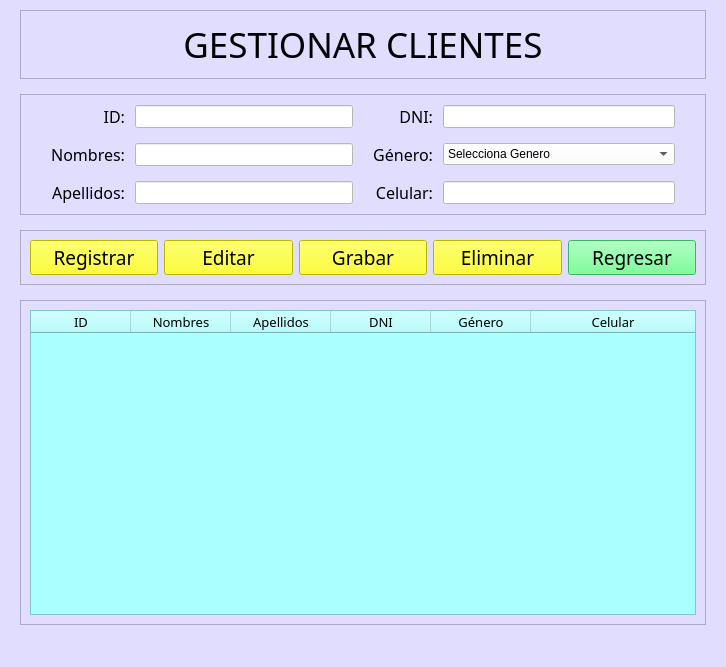
<?xml version="1.0" encoding="UTF-8"?>
<ui version="4.0">
 <class>MainWindow</class>
 <widget class="QMainWindow" name="MainWindow">
  <property name="geometry">
   <rect>
    <x>0</x>
    <y>0</y>
    <width>726</width>
    <height>667</height>
   </rect>
  </property>
  <property name="windowTitle">
   <string>Gestion de Clientes</string>
  </property>
  <property name="styleSheet">
   <string notr="true">background-color: rgb(224, 221, 255);</string>
  </property>
  <widget class="QWidget" name="centralwidget">
   <layout class="QGridLayout" name="gridLayout_5">
    <property name="leftMargin">
     <number>20</number>
    </property>
    <property name="topMargin">
     <number>10</number>
    </property>
    <property name="rightMargin">
     <number>20</number>
    </property>
    <property name="bottomMargin">
     <number>20</number>
    </property>
    <property name="verticalSpacing">
     <number>15</number>
    </property>
    <item row="1" column="0">
     <widget class="QFrame" name="frameInfo">
      <property name="frameShape">
       <enum>QFrame::StyledPanel</enum>
      </property>
      <property name="frameShadow">
       <enum>QFrame::Raised</enum>
      </property>
      <layout class="QGridLayout" name="gridLayout_3">
       <property name="leftMargin">
        <number>30</number>
       </property>
       <property name="topMargin">
        <number>10</number>
       </property>
       <property name="rightMargin">
        <number>30</number>
       </property>
       <property name="bottomMargin">
        <number>10</number>
       </property>
       <property name="horizontalSpacing">
        <number>20</number>
       </property>
       <property name="verticalSpacing">
        <number>10</number>
       </property>
       <item row="0" column="2">
        <layout class="QGridLayout" name="gridLayout_2">
         <property name="horizontalSpacing">
          <number>10</number>
         </property>
         <property name="verticalSpacing">
          <number>15</number>
         </property>
         <item row="0" column="0">
          <widget class="QLabel" name="lblDni">
           <property name="font">
            <font>
             <family>Arial Rounded MT Bold</family>
             <pointsize>12</pointsize>
             <weight>50</weight>
             <bold>false</bold>
            </font>
           </property>
           <property name="text">
            <string>DNI:</string>
           </property>
           <property name="alignment">
            <set>Qt::AlignRight|Qt::AlignTrailing|Qt::AlignVCenter</set>
           </property>
          </widget>
         </item>
         <item row="0" column="2">
          <widget class="QLineEdit" name="txtDni">
           <property name="font">
            <font>
             <family>Consolas</family>
             <pointsize>10</pointsize>
            </font>
           </property>
           <property name="styleSheet">
            <string notr="true">background-color: rgb(255, 255, 255);</string>
           </property>
           <property name="text">
            <string/>
           </property>
          </widget>
         </item>
         <item row="3" column="0">
          <widget class="QLabel" name="lblCelular">
           <property name="font">
            <font>
             <family>Arial Rounded MT Bold</family>
             <pointsize>12</pointsize>
             <weight>50</weight>
             <bold>false</bold>
            </font>
           </property>
           <property name="text">
            <string>Celular:</string>
           </property>
           <property name="alignment">
            <set>Qt::AlignRight|Qt::AlignTrailing|Qt::AlignVCenter</set>
           </property>
          </widget>
         </item>
         <item row="2" column="0">
          <widget class="QLabel" name="lblGenero">
           <property name="font">
            <font>
             <family>Arial Rounded MT Bold</family>
             <pointsize>12</pointsize>
             <weight>50</weight>
             <bold>false</bold>
            </font>
           </property>
           <property name="text">
            <string>Género:</string>
           </property>
           <property name="alignment">
            <set>Qt::AlignRight|Qt::AlignTrailing|Qt::AlignVCenter</set>
           </property>
          </widget>
         </item>
         <item row="2" column="2">
          <widget class="QComboBox" name="cboGenero">
           <property name="styleSheet">
            <string notr="true">background-color: rgb(255, 255, 255);</string>
           </property>
           <item>
            <property name="text">
             <string>Selecciona Genero</string>
            </property>
           </item>
           <item>
            <property name="text">
             <string>Masculino</string>
            </property>
           </item>
           <item>
            <property name="text">
             <string>Femenino</string>
            </property>
           </item>
          </widget>
         </item>
         <item row="3" column="2">
          <widget class="QLineEdit" name="txtCelular">
           <property name="font">
            <font>
             <family>Consolas</family>
             <pointsize>10</pointsize>
            </font>
           </property>
           <property name="styleSheet">
            <string notr="true">background-color: rgb(255, 255, 255);</string>
           </property>
           <property name="text">
            <string/>
           </property>
          </widget>
         </item>
        </layout>
       </item>
       <item row="0" column="1">
        <layout class="QGridLayout" name="gridLayout">
         <property name="horizontalSpacing">
          <number>10</number>
         </property>
         <property name="verticalSpacing">
          <number>15</number>
         </property>
         <item row="0" column="0">
          <widget class="QLabel" name="lblId">
           <property name="font">
            <font>
             <family>Arial Rounded MT Bold</family>
             <pointsize>12</pointsize>
             <weight>50</weight>
             <bold>false</bold>
            </font>
           </property>
           <property name="text">
            <string>ID:</string>
           </property>
           <property name="alignment">
            <set>Qt::AlignRight|Qt::AlignTrailing|Qt::AlignVCenter</set>
           </property>
          </widget>
         </item>
         <item row="0" column="1">
          <widget class="QLineEdit" name="txtIdCliente">
           <property name="font">
            <font>
             <family>Consolas</family>
             <pointsize>10</pointsize>
            </font>
           </property>
           <property name="styleSheet">
            <string notr="true">background-color: rgb(255, 255, 255);</string>
           </property>
           <property name="text">
            <string/>
           </property>
          </widget>
         </item>
         <item row="1" column="0">
          <widget class="QLabel" name="lblNombres">
           <property name="font">
            <font>
             <family>Arial Rounded MT Bold</family>
             <pointsize>12</pointsize>
             <weight>50</weight>
             <bold>false</bold>
            </font>
           </property>
           <property name="text">
            <string>Nombres:</string>
           </property>
           <property name="alignment">
            <set>Qt::AlignRight|Qt::AlignTrailing|Qt::AlignVCenter</set>
           </property>
          </widget>
         </item>
         <item row="1" column="1">
          <widget class="QLineEdit" name="txtNombres">
           <property name="font">
            <font>
             <family>Consolas</family>
             <pointsize>10</pointsize>
            </font>
           </property>
           <property name="styleSheet">
            <string notr="true">background-color: rgb(255, 255, 255);
</string>
           </property>
           <property name="text">
            <string/>
           </property>
          </widget>
         </item>
         <item row="2" column="0">
          <widget class="QLabel" name="lblApellidos">
           <property name="font">
            <font>
             <family>Arial Rounded MT Bold</family>
             <pointsize>12</pointsize>
             <weight>50</weight>
             <bold>false</bold>
            </font>
           </property>
           <property name="text">
            <string>Apellidos:</string>
           </property>
           <property name="alignment">
            <set>Qt::AlignRight|Qt::AlignTrailing|Qt::AlignVCenter</set>
           </property>
          </widget>
         </item>
         <item row="2" column="1">
          <widget class="QLineEdit" name="txtApellidos">
           <property name="font">
            <font>
             <family>Consolas</family>
             <pointsize>10</pointsize>
            </font>
           </property>
           <property name="styleSheet">
            <string notr="true">background-color: rgb(255, 255, 255);</string>
           </property>
           <property name="text">
            <string/>
           </property>
          </widget>
         </item>
        </layout>
       </item>
      </layout>
     </widget>
    </item>
    <item row="2" column="0">
     <widget class="QFrame" name="frameBtn">
      <property name="frameShape">
       <enum>QFrame::StyledPanel</enum>
      </property>
      <property name="frameShadow">
       <enum>QFrame::Raised</enum>
      </property>
      <layout class="QHBoxLayout" name="horizontalLayout">
       <item>
        <widget class="QPushButton" name="btnRegistrar">
         <property name="font">
          <font>
           <family>Bahnschrift</family>
           <pointsize>14</pointsize>
           <weight>50</weight>
           <bold>false</bold>
          </font>
         </property>
         <property name="layoutDirection">
          <enum>Qt::LeftToRight</enum>
         </property>
         <property name="styleSheet">
          <string notr="true">background-color: rgb(255, 255, 0);
color: rgb(0, 0, 0);</string>
         </property>
         <property name="text">
          <string>Registrar</string>
         </property>
         <property name="icon">
          <iconset>
           <normaloff>../Images/gestion-clientes/nuevo-usuario.png</normaloff>../Images/gestion-clientes/nuevo-usuario.png</iconset>
         </property>
         <property name="iconSize">
          <size>
           <width>20</width>
           <height>20</height>
          </size>
         </property>
        </widget>
       </item>
       <item>
        <widget class="QPushButton" name="btnEditar">
         <property name="font">
          <font>
           <family>Bahnschrift</family>
           <pointsize>14</pointsize>
           <weight>50</weight>
           <bold>false</bold>
          </font>
         </property>
         <property name="layoutDirection">
          <enum>Qt::LeftToRight</enum>
         </property>
         <property name="styleSheet">
          <string notr="true">background-color: rgb(255, 255, 0);</string>
         </property>
         <property name="text">
          <string>Editar</string>
         </property>
         <property name="icon">
          <iconset>
           <normaloff>../Images/gestion-clientes/editar-cliente.ico</normaloff>../Images/gestion-clientes/editar-cliente.ico</iconset>
         </property>
         <property name="iconSize">
          <size>
           <width>20</width>
           <height>20</height>
          </size>
         </property>
        </widget>
       </item>
       <item>
        <widget class="QPushButton" name="btnGrabar">
         <property name="font">
          <font>
           <family>Bahnschrift</family>
           <pointsize>14</pointsize>
           <weight>50</weight>
           <bold>false</bold>
          </font>
         </property>
         <property name="layoutDirection">
          <enum>Qt::LeftToRight</enum>
         </property>
         <property name="styleSheet">
          <string notr="true">background-color: rgb(255, 255, 0);</string>
         </property>
         <property name="text">
          <string>Grabar</string>
         </property>
         <property name="icon">
          <iconset>
           <normaloff>../Images/gestion-clientes/editar-cliente.ico</normaloff>../Images/gestion-clientes/editar-cliente.ico</iconset>
         </property>
         <property name="iconSize">
          <size>
           <width>20</width>
           <height>20</height>
          </size>
         </property>
        </widget>
       </item>
       <item>
        <widget class="QPushButton" name="btnEliminar">
         <property name="font">
          <font>
           <family>Bahnschrift</family>
           <pointsize>14</pointsize>
           <weight>50</weight>
           <bold>false</bold>
          </font>
         </property>
         <property name="layoutDirection">
          <enum>Qt::LeftToRight</enum>
         </property>
         <property name="styleSheet">
          <string notr="true">background-color: rgb(255, 255, 0);</string>
         </property>
         <property name="text">
          <string>Eliminar</string>
         </property>
         <property name="icon">
          <iconset>
           <normaloff>../Images/gestion-clientes/eliminar-cliente.png</normaloff>../Images/gestion-clientes/eliminar-cliente.png</iconset>
         </property>
         <property name="iconSize">
          <size>
           <width>20</width>
           <height>20</height>
          </size>
         </property>
        </widget>
       </item>
       <item>
        <widget class="QPushButton" name="btnRegresar">
         <property name="font">
          <font>
           <family>Bahnschrift</family>
           <pointsize>14</pointsize>
           <weight>50</weight>
           <bold>false</bold>
          </font>
         </property>
         <property name="layoutDirection">
          <enum>Qt::LeftToRight</enum>
         </property>
         <property name="styleSheet">
          <string notr="true">background-color: rgb(85, 255, 127);</string>
         </property>
         <property name="text">
          <string>Regresar</string>
         </property>
         <property name="icon">
          <iconset>
           <normaloff>../Images/gestion-clientes/volver.png</normaloff>../Images/gestion-clientes/volver.png</iconset>
         </property>
         <property name="iconSize">
          <size>
           <width>25</width>
           <height>25</height>
          </size>
         </property>
        </widget>
       </item>
      </layout>
      <zorder>btnGrabar</zorder>
      <zorder>btnRegistrar</zorder>
      <zorder>btnEditar</zorder>
      <zorder>btnEliminar</zorder>
      <zorder>btnRegresar</zorder>
     </widget>
    </item>
    <item row="0" column="0">
     <widget class="QFrame" name="frameTitle">
      <property name="frameShape">
       <enum>QFrame::StyledPanel</enum>
      </property>
      <property name="frameShadow">
       <enum>QFrame::Raised</enum>
      </property>
      <layout class="QHBoxLayout" name="horizontalLayout_2">
       <item>
        <widget class="QLabel" name="lblTitle">
         <property name="font">
          <font>
           <family>Franklin Gothic Demi</family>
           <pointsize>26</pointsize>
           <weight>50</weight>
           <bold>false</bold>
          </font>
         </property>
         <property name="text">
          <string>GESTIONAR CLIENTES</string>
         </property>
         <property name="textFormat">
          <enum>Qt::RichText</enum>
         </property>
         <property name="scaledContents">
          <bool>false</bool>
         </property>
         <property name="alignment">
          <set>Qt::AlignCenter</set>
         </property>
        </widget>
       </item>
      </layout>
     </widget>
    </item>
    <item row="3" column="0">
     <widget class="QFrame" name="frameTable">
      <property name="frameShape">
       <enum>QFrame::StyledPanel</enum>
      </property>
      <property name="frameShadow">
       <enum>QFrame::Raised</enum>
      </property>
      <layout class="QGridLayout" name="gridLayout_4">
       <item row="2" column="0">
        <widget class="QTableWidget" name="tblClientes">
         <property name="styleSheet">
          <string notr="true">background-color: rgb(170, 255, 255);

</string>
         </property>
         <attribute name="horizontalHeaderVisible">
          <bool>true</bool>
         </attribute>
         <attribute name="horizontalHeaderCascadingSectionResizes">
          <bool>false</bool>
         </attribute>
         <attribute name="horizontalHeaderDefaultSectionSize">
          <number>100</number>
         </attribute>
         <attribute name="horizontalHeaderHighlightSections">
          <bool>true</bool>
         </attribute>
         <attribute name="horizontalHeaderMinimumSectionSize">
          <number>20</number>
         </attribute>
         <attribute name="horizontalHeaderShowSortIndicator" stdset="0">
          <bool>false</bool>
         </attribute>
         <attribute name="horizontalHeaderStretchLastSection">
          <bool>true</bool>
         </attribute>
         <attribute name="verticalHeaderVisible">
          <bool>true</bool>
         </attribute>
         <attribute name="verticalHeaderCascadingSectionResizes">
          <bool>false</bool>
         </attribute>
         <attribute name="verticalHeaderDefaultSectionSize">
          <number>20</number>
         </attribute>
         <attribute name="verticalHeaderHighlightSections">
          <bool>true</bool>
         </attribute>
         <attribute name="verticalHeaderMinimumSectionSize">
          <number>20</number>
         </attribute>
         <attribute name="verticalHeaderShowSortIndicator" stdset="0">
          <bool>false</bool>
         </attribute>
         <attribute name="verticalHeaderStretchLastSection">
          <bool>false</bool>
         </attribute>
         <column>
          <property name="text">
           <string>ID</string>
          </property>
          <property name="font">
           <font>
            <family>Myanmar Text</family>
            <pointsize>10</pointsize>
            <weight>50</weight>
            <bold>false</bold>
           </font>
          </property>
          <property name="background">
           <color>
            <red>255</red>
            <green>255</green>
            <blue>255</blue>
           </color>
          </property>
         </column>
         <column>
          <property name="text">
           <string>Nombres</string>
          </property>
          <property name="font">
           <font>
            <family>Myanmar Text</family>
            <pointsize>10</pointsize>
           </font>
          </property>
         </column>
         <column>
          <property name="text">
           <string>Apellidos</string>
          </property>
          <property name="font">
           <font>
            <family>Myanmar Text</family>
            <pointsize>10</pointsize>
           </font>
          </property>
         </column>
         <column>
          <property name="text">
           <string>DNI</string>
          </property>
          <property name="font">
           <font>
            <family>Myanmar Text</family>
            <pointsize>10</pointsize>
           </font>
          </property>
         </column>
         <column>
          <property name="text">
           <string>Género</string>
          </property>
          <property name="font">
           <font>
            <family>Myanmar Text</family>
            <pointsize>10</pointsize>
           </font>
          </property>
         </column>
         <column>
          <property name="text">
           <string>Celular</string>
          </property>
          <property name="font">
           <font>
            <family>Myanmar Text</family>
            <pointsize>10</pointsize>
           </font>
          </property>
         </column>
        </widget>
       </item>
      </layout>
     </widget>
    </item>
   </layout>
  </widget>
  <widget class="QStatusBar" name="statusbar"/>
 </widget>
 <resources/>
 <connections/>
</ui>
